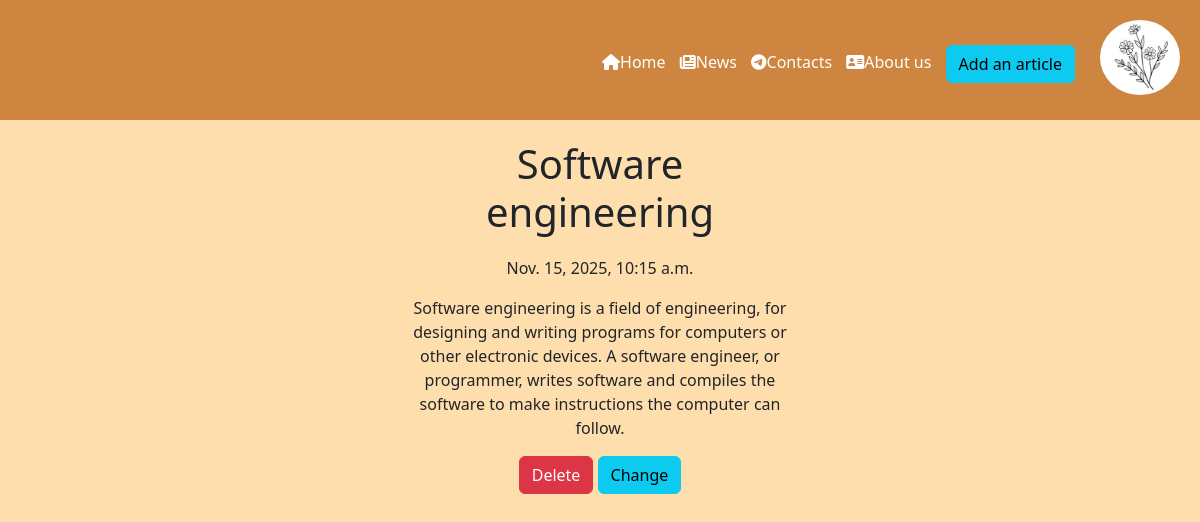
/news/6, run on the app's committed database.
### news/models.py (models this page shows, shortened)
class Articles(models.Model):
    title = models.CharField('Name', max_length = 50)
    intro = models.CharField('Intro', max_length = 250)
    full_text = models.TextField('Article')
    date = models.DateTimeField('Date of publication')
    class Meta:
        verbose_name = 'New'
        verbose_name_plural = 'News'

### news/views.py (the view)
# urls.py: path('<int:pk>', views.NewsDetailView.as_view(), name = 'news-detail'),
class NewsDetailView(DetailView):
    model = Articles
    template_name = 'news/details_view.html'
    context_object_name = 'article'

### news/templates/news/details_view.html (shortened to what this page needs)
{% extends 'main/layout.html' %}
{% load static %}
{% block content %}
    <div class="features">
        <h1> {{ article.title }} </h1>
        <p> {{ article.date }} </p>
        <p> {{ article.full_text }} </p>
        <a class="btn btn-danger" href="{% url 'news-delete' article.id %}">Delete</a>
        <a class="btn btn-info" href="{% url 'news-update' article.id %}">Change</a>
    </div>
{% endblock %}

### main/static/main/css/main.css (style rules this page uses)
body { background: #FFDEAD; }

### news/static/news/css/create.css (style rules this page uses)
.features { width: 50vh; text-align: center; margin: auto; margin-top: 20px; }
.features h1 { margin-bottom: 20px; }

### data on the page
Articles: title "Software engineering", date "Nov. 15, 2025, 10:15 a.m.", full_text "Software engineering is a field of engineering, for designing and writing programs for computers or other electronic devices. A software engineer, or programmer, writes software and compiles the software to make instructions the computer can follow."
